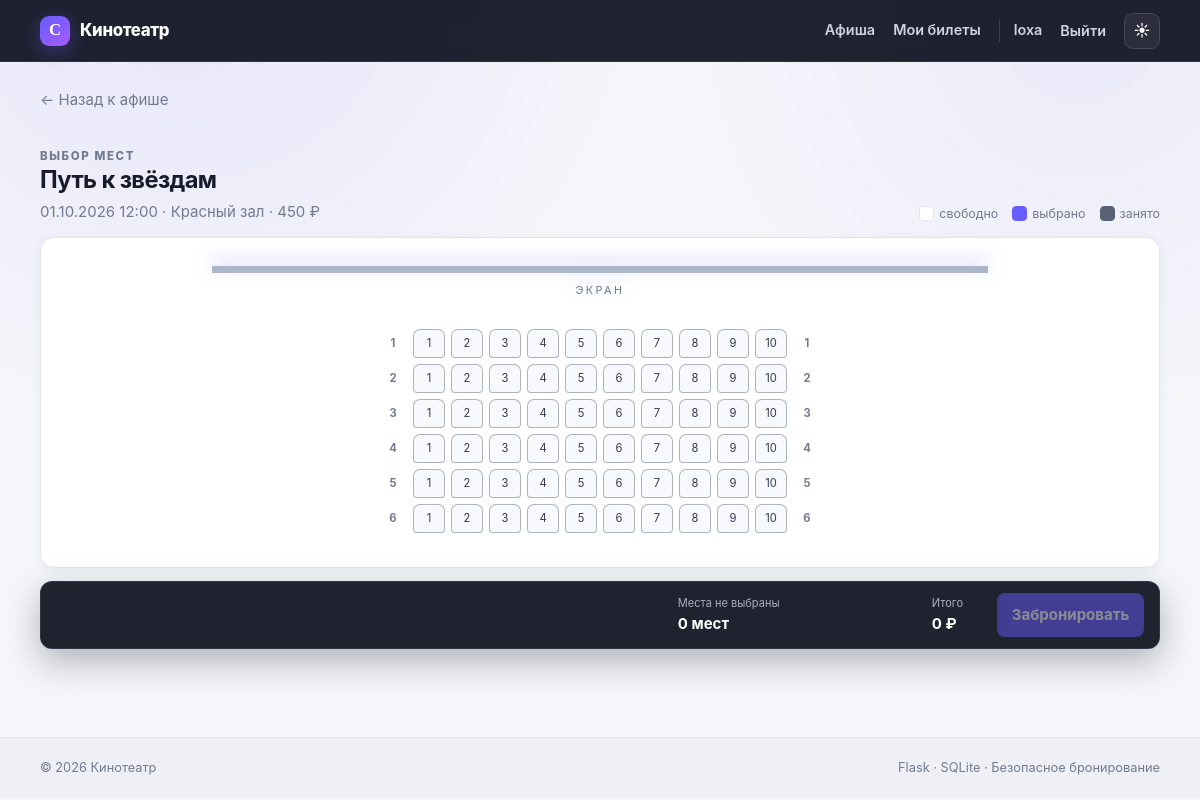
The app's page /session/4/book (signed in) with its own data.
### tables this page shows
CREATE TABLE users (
    id INTEGER PRIMARY KEY AUTOINCREMENT,
    username TEXT NOT NULL UNIQUE COLLATE NOCASE,
    password_hash TEXT NOT NULL,
    email TEXT NOT NULL UNIQUE COLLATE NOCASE,
    phone TEXT,
    role TEXT NOT NULL DEFAULT 'customer' CHECK(role IN ('admin', 'customer')),
    is_active INTEGER NOT NULL DEFAULT 1 CHECK(is_active IN (0, 1)),
    created_at TEXT NOT NULL DEFAULT CURRENT_TIMESTAMP
);

CREATE TABLE movies (
    id INTEGER PRIMARY KEY AUTOINCREMENT,
    title TEXT NOT NULL,
    genre TEXT NOT NULL,
    duration INTEGER NOT NULL CHECK(duration > 0),
    description TEXT NOT NULL DEFAULT ''
);

CREATE TABLE halls (
    id INTEGER PRIMARY KEY AUTOINCREMENT,
    name TEXT NOT NULL UNIQUE,
    rows_count INTEGER NOT NULL CHECK(rows_count BETWEEN 1 AND 30),
    seats_per_row INTEGER NOT NULL CHECK(seats_per_row BETWEEN 1 AND 40)
);

### routes/booking.py (the view, shortened to what this page needs)
@bp.route("/session/<int:session_id>/book", methods=("GET", "POST"))
@login_required
def book(session_id):
    db = get_db()
    show = db.execute("""
        SELECT s.*,m.title,m.duration,h.name AS hall_name,h.rows_count,h.seats_per_row
        FROM sessions s JOIN movies m ON m.id=s.movie_id JOIN halls h ON h.id=s.hall_id
        WHERE s.id=?
    """, (session_id,)).fetchone()
    if show is None:
        abort(404)
    if show["start_time"] <= datetime.now().isoformat(timespec="minutes"):
        flash("Этот сеанс уже начался.", "warning")
        return redirect(url_for("main.index"))
    occupied_rows = db.execute(
        "SELECT row_num,seat_num FROM tickets WHERE session_id=? AND status!='cancelled'", (session_id,)
    ).fetchall()
    occupied = {(x["row_num"], x["seat_num"]) for x in occupied_rows}
    return render_template("book.html", show=show, occupied=occupied)

### database.py (called while the page is built)
def get_db():
    if "db" not in g:
        g.db = sqlite3.connect(
            current_app.config["DATABASE"],
            detect_types=sqlite3.PARSE_DECLTYPES,
            timeout=10,
        )
        g.db.row_factory = sqlite3.Row
        g.db.execute("PRAGMA foreign_keys = ON")
        g.db.execute("PRAGMA busy_timeout = 10000")
    return g.db

### utils.py (called while the page is built)
def login_required(view):
    @wraps(view)
    def wrapped(**kwargs):
        if g.user is None:
            flash("Сначала войдите в систему.", "warning")
            return redirect(url_for("auth.login", next=request.path))
        return view(**kwargs)
    return wrapped

### templates/book.html (shortened to what this page needs)
{% extends 'base.html' %}{% block title %}Выбор мест — {{ show['title'] }}{% endblock %}
{% block content %}<a class="back" href="{{ url_for('main.index') }}">← Назад к афише</a>
<div class="booking-head"><div><p class="eyebrow">ВЫБОР МЕСТ</p><h1>{{ show['title'] }}</h1><p>{{ format_dt(show['start_time']) }} · {{ show['hall_name'] }} · {{ '%.0f'|format(show['price']) }} ₽</p></div><div class="legend"><span><i class="free"></i> свободно</span><span><i class="chosen"></i> выбрано</span><span><i class="busy"></i> занято</span></div></div>
<form method="post" id="seat-form" data-price="{{ show['price'] }}"><input type="hidden" name="csrf_token" value="{{ csrf_token }}">
<div class="hall"><div class="screen"><span>ЭКРАН</span></div>
{% for row in range(1,show['rows_count']+1) %}<div class="seat-row"><b>{{ row }}</b><div class="seats">
{% for seat in range(1,show['seats_per_row']+1) %}{% set pos=(row,seat) %}<label class="seat " title="Ряд {{ row }}, место {{ seat }}"><span>{{ seat }}</span></label>{% endfor %}
</div><b>{{ row }}</b></div>{% endfor %}</div>
<div class="booking-bar"><div class="selected-info"><small id="seat-names">Места не выбраны</small><strong><span id="seat-count">0</span> мест</strong></div><div><small>Итого</small><strong><span id="total">0</span> ₽</strong></div><button id="book-button" disabled><span>Забронировать</span></button></div></form>
{% endblock %}

### templates/base.html (shortened to what this page needs)
<!doctype html>
<html lang="ru" data-theme="light" data-accent="violet">
<head>
  <link rel="stylesheet" href="{{ url_for('static', filename='style.css') }}">
</head>
<body>
<header class="topbar">
  <div class="container nav">
    <a class="brand" href="{{ url_for('main.index') }}"><span class="brand-mark">C</span><span>Кинотеатр</span></a>
    <nav id="main-nav">
      <a href="{{ url_for('main.index') }}">Афиша</a>
      {% if g.user %}
        {% if g.user['role']=='admin' %}<a href="{{ url_for('admin.dashboard') }}">Управление</a>{% else %}<a href="{{ url_for('booking.profile') }}">Мои билеты</a>{% endif %}
        <a class="user" href="{{ url_for('booking.profile') }}" title="Профиль и настройки">{{ g.user['username'] }}</a>
        <form class="inline" method="post" action="{{ url_for('auth.logout') }}"><input type="hidden" name="csrf_token" value="{{ csrf_token }}"><button class="link-button">Выйти</button></form>
      {% else %}
        <a href="{{ url_for('auth.login') }}">Вход</a><a class="nav-accent" href="{{ url_for('auth.register') }}">Регистрация</a>
      {% endif %}
      <div class="theme-wrap">
        <button class="theme-button" id="theme-button" type="button" aria-label="Настроить тему" aria-expanded="false"><span id="theme-icon">◐</span></button>
      </div>
    </nav>
  </div>
</header>
<main class="container">
  {% block content %}{% endblock %}
</main>
<footer><div class="container footer-content"><span>© 2026 Кинотеатр</span><span>Flask · SQLite · Безопасное бронирование</span></div></footer>
</body>
</html>

### records on screen
users: user.username "loxa"
movies: title "Путь к звёздам"
halls: hall_name "Красный зал"

### other values on screen
{{ '%.0f'|format(show['price']) }} "450"
{{ row }} "1" "2" "3" "4" "5" "6"
{{ seat }} "1" "2" "3" "4" "5" "6" "7" "8" "9" "10" "1" "2" "3" "4" "5" "6" "7" "8" "9" "10" "1" "2" "3" "4" "5" "6" "7" "8" "9" "10" "1" "2" "3" "4" "5" "6" "7" "8" "9" "10" "1" "2" "3" "4" "5" "6" "7" "8" "9" "10" "1" "2" "3" "4" "5" "6" "7" "8" "9" "10"
